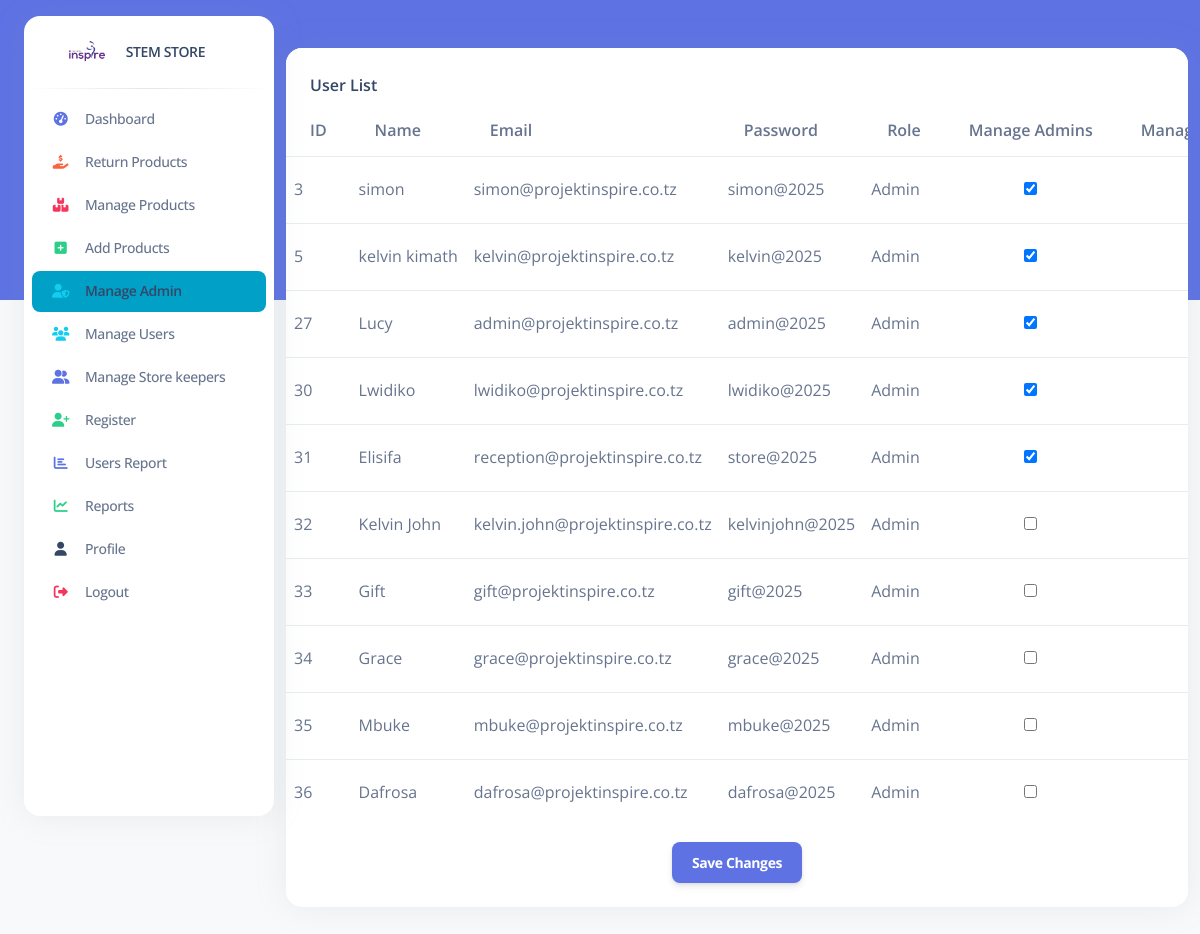
Page /user/Manageadmin.php on the committed database.
### tables this page shows
CREATE TABLE `users` (
  `id` int(11) NOT NULL,
  `username` varchar(50) NOT NULL,
  `email` varchar(255) NOT NULL,
  `password` varchar(255) NOT NULL,
  `role` enum('Admin','User') NOT NULL,
  `created_at` timestamp NOT NULL DEFAULT current_timestamp(),
  `can_manage_admins` tinyint(1) DEFAULT 0,
  `can_manage_users` tinyint(1) DEFAULT 0,
  `can_view_reports` tinyint(1) DEFAULT 0
);

### user/Manageadmin.php (the view, shortened to what this page needs)
<!DOCTYPE html>
<html lang="en">
<head>
  <link rel="stylesheet" href="https://cdnjs.cloudflare.com/ajax/libs/font-awesome/6.0.0/css/all.min.css">
  <link href="../assets/css/nucleo-icons.css" rel="stylesheet" />
  <link href="../assets/css/nucleo-svg.css" rel="stylesheet" />
  <link href="../assets/css/nucleo-svg.css" rel="stylesheet" />
  <link id="pagestyle" href="../assets/css/argon-dashboard.css?v=2.0.4" rel="stylesheet" />
</head>
<body class="g-sidenav-show   bg-gray-100">
<aside class="sidenav bg-white navbar navbar-vertical navbar-expand-xs border-0 border-radius-xl my-3 fixed-start ms-4" id="sidenav-main" style="height: 100vh; position: fixed; overflow: hidden;">
    <div class="sidenav-header">
      <a class="navbar-brand m-0" href="../index2.php" target="_blank">
        <img src="../assets/img/logo-ct-dark.png" class="navbar-brand-img h-100" alt="main_logo">
        <span class="ms-1 font-weight-bold">STEM STORE</span>
      </a>
    </div>
    <hr class="horizontal dark mt-0 mb-2">
    <div class="collapse navbar-collapse w-auto" id="sidenav-collapse-main" style="height: calc(100vh - 100px); overflow-y: auto;">
      <ul class="navbar-nav">
        <li class="nav-item">
          <a class="nav-link" href="../index2.php">
            <div class="icon icon-shape icon-sm border-radius-md text-center me-2 d-flex align-items-center justify-content-center">
              <i class="fas fa-tachometer-alt text-primary text-sm opacity-10"></i>
            </div>
            <span class="nav-link-text ms-1">Dashboard</span>
          </a>
        </li>
        <li class="nav-item">
          <a class="nav-link" href="sales.php">
            <div class="icon icon-shape icon-sm border-radius-md text-center me-2 d-flex align-items-center justify-content-center">
              <i class="fas fa-hand-holding-usd text-warning text-sm opacity-10"></i>
            </div>
            <span class="nav-link-text ms-1">Return Products</span>
          </a>
        </li>
        <li class="nav-item">
          <a class="nav-link" href="products.php">
            <div class="icon icon-shape icon-sm border-radius-md text-center me-2 d-flex align-items-center justify-content-center">
              <i class="fas fa-boxes text-danger text-sm opacity-10"></i>
            </div>
            <span class="nav-link-text ms-1">Manage Products</span>
          </a>
        </li>
        <li class="nav-item">
          <a class="nav-link" href="addproducts.php">
            <div class="icon icon-shape icon-sm border-radius-md text-center me-2 d-flex align-items-center justify-content-center">
              <i class="fas fa-plus-square text-success text-sm opacity-10"></i>
            </div>
            <span class="nav-link-text ms-1">Add Products</span>
          </a>
        </li>
        <li class="nav-item">
          <a class="nav-link active" href="Manageadmin.php">
            <div class="icon icon-shape icon-sm border-radius-md text-center me-2 d-flex align-items-center justify-content-center">
              <i class="fas fa-user-shield text-info text-sm opacity-10"></i>
            </div>
            <span class="nav-link-text ms-1">Manage Admin</span>
          </a>
        </li>
        <li class="nav-item">
          <a class="nav-link" href="users.php">
            <div class="icon icon-shape icon-sm border-radius-md text-center me-2 d-flex align-items-center justify-content-center">
              <i class="fas fa-users text-info text-sm opacity-10"></i>
            </div>
            <span class="nav-link-text ms-1">Manage Users</span>
          </a>
        </li>
      <li class="nav-item">
      <a class="nav-link" href="pages/customers.php">
        <div class="icon icon-shape icon-sm border-radius-md text-center me-2 d-flex align-items-center justify-content-center">
          <i class="fas fa-user-friends text-primary text-sm opacity-10"></i>
        </div>
        <span class="nav-link-text ms-1">Manage Store keepers</span>
      </a>
    </li>
        <li class="nav-item">
          <a class="nav-link" href="register.html">
            <div class="icon icon-shape icon-sm border-radius-md text-center me-2 d-flex align-items-center justify-content-center">
              <i class="fas fa-user-plus text-success text-sm opacity-10"></i>
            </div>
            <span class="nav-link-text ms-1">Register</span>
          </a>
        </li>
        <li class="nav-item">
          <a class="nav-link" href="customer_report.php">
            <div class="icon icon-shape icon-sm border-radius-md text-center me-2 d-flex align-items-center justify-content-center">
              <i class="fas fa-chart-bar text-primary text-sm opacity-10"></i>
            </div>
            <span class="nav-link-text ms-1">Users Report</span>
          </a>
        </li>
        <li class="nav-item">
          <a class="nav-link" href="report.php">
            <div class="icon icon-shape icon-sm border-radius-md text-center me-2 d-flex align-items-center justify-content-center">
              <i class="fas fa-chart-line text-success text-sm opacity-10"></i>
            </div>
            <span class="nav-link-text ms-1">Reports</span>
          </a>
        </li>
        <li class="nav-item">
          <a class="nav-link" href="profile.php">
            <div class="icon icon-shape icon-sm border-radius-md text-center me-2 d-flex align-items-center justify-content-center">
              <i class="fas fa-user text-dark text-sm opacity-10"></i>
            </div>
            <span class="nav-link-text ms-1">Profile</span>
          </a>
        </li>
        <li class="nav-item">
          <a class="nav-link" href="login.php">
            <div class="icon icon-shape icon-sm border-radius-md text-center me-2 d-flex align-items-center justify-content-center">
              <i class="fas fa-sign-out-alt text-danger text-sm opacity-10"></i>
            </div>
            <span class="nav-link-text ms-1">Logout</span>
          </a>
        </li>
      </ul>
    </div>
</aside>
  <main class="main-content position-relative border-radius-lg ">
    <nav class="navbar navbar-main navbar-expand-lg px-0 mx-4 shadow-none border-radius-xl " id="navbarBlur" data-scroll="false">
      <div class="container-fluid py-1 px-3">
        </div>
    </nav>
    <?php
include '../connection.php';
$sql = "SELECT id, username, email, password, role, can_manage_admins, can_manage_users, can_view_reports FROM users WHERE role IN ('Admin', 'User')";
$result = $conn->query($sql);
?>
<div class="container-fluid py-4">
    <div class="row">
        <div class="col-12">
            <div class="card mb-4">
                <div class="card-header pb-0">
                    <h6>User List</h6>
                </div>
                <div class="card-body px-0 pt-0 pb-2">
                    <form method="POST" action="">
                        <div class="table-responsive p-0">
                            <table class="table align-items-center mb-0">
                                <thead>
                                    <tr>
                                        <th>ID</th>
                                        <th>Name</th>
                                        <th>Email</th>
                                        <th>Password</th>
                                        <th>Role</th>
                                        <th>Manage Admins</th>
                                        <th>Manage Users</th>
                                    </tr>
                                </thead>
                                <tbody>
                                    <?php
                                    if ($result->num_rows > 0) {
                                        while ($row = $result->fetch_assoc()) {
                                            echo "<tr>";
                                            echo "<td>" . htmlspecialchars($row["id"]) . "</td>";
                                            echo "<td>" . htmlspecialchars($row["username"]) . "</td>";
                                            echo "<td>" . htmlspecialchars($row["email"]) . "</td>";
                                            echo "<td>" . htmlspecialchars($row["password"]) . "</td>";
                                            echo "<td>" . htmlspecialchars($row["role"]) . "</td>";
                                            echo "<td class='text-center'><input type='checkbox' name='user[" . $row["id"] . "][can_manage_admins]' " . ($row["can_manage_admins"] ? "checked" : "") . "></td>";
                                            echo "<td class='text-center'><input type='checkbox' name='user[" . $row["id"] . "][can_manage_users]' " . ($row["can_manage_users"] ? "checked" : "") . "></td>";
                                            echo "</tr>";
                                        }
                                    } else {
                                        echo "<tr><td colspan='9'>No users found</td></tr>";
                                    }
                                    ?>
                                </tbody>
                            </table>
                        </div>
                        <div class="center-button mt-3">
                            <button type="submit" name="save" class="btn btn-primary">Save Changes</button>
                        </div>
                    </form>
                </div>
            </div>
        </div>
    </div>
</div>
  </main>
</body>
</html>

### assets/css/nucleo-svg.css (style rules this page uses)
.icon { display: inline-block; color: #111111; height: 1em; width: 1em; }
.icon-sm { height: 0.8em; width: 0.8em; }
.icon { fill: currentColor; stroke: none; }

### user/Manageadmin.php (style rules this page uses)
.center-button { display: flex; justify-content: center; align-items: center; margin-top: 1rem; }

### rows in the picture
users: id "3", username "simon", email "simon@projektinspire.co.tz", password "simon@2025", role "Admin", can_manage_admins "☑"
users: id "5", username "kelvin kimath", email "kelvin@projektinspire.co.tz", password "kelvin@2025", role "Admin", can_manage_admins "☑"
users: id "27", username "Lucy", email "admin@projektinspire.co.tz", password "admin@2025", role "Admin", can_manage_admins "☑"
users: id "30", username "Lwidiko", email "lwidiko@projektinspire.co.tz", password "lwidiko@2025", role "Admin", can_manage_admins "☑"
users: id "31", username "Elisifa", email "reception@projektinspire.co.tz", password "store@2025", role "Admin", can_manage_admins "☑"
users: id "32", username "Kelvin John", email "kelvin.john@projektinspire.co.tz", password "kelvinjohn@2025", role "Admin"
users: id "33", username "Gift", email "gift@projektinspire.co.tz", password "gift@2025", role "Admin"
users: id "34", username "Grace", email "grace@projektinspire.co.tz", password "grace@2025", role "Admin"
users: id "35", username "Mbuke", email "mbuke@projektinspire.co.tz", password "mbuke@2025", role "Admin"
users: id "36", username "Dafrosa", email "dafrosa@projektinspire.co.tz", password "dafrosa@2025", role "Admin"
